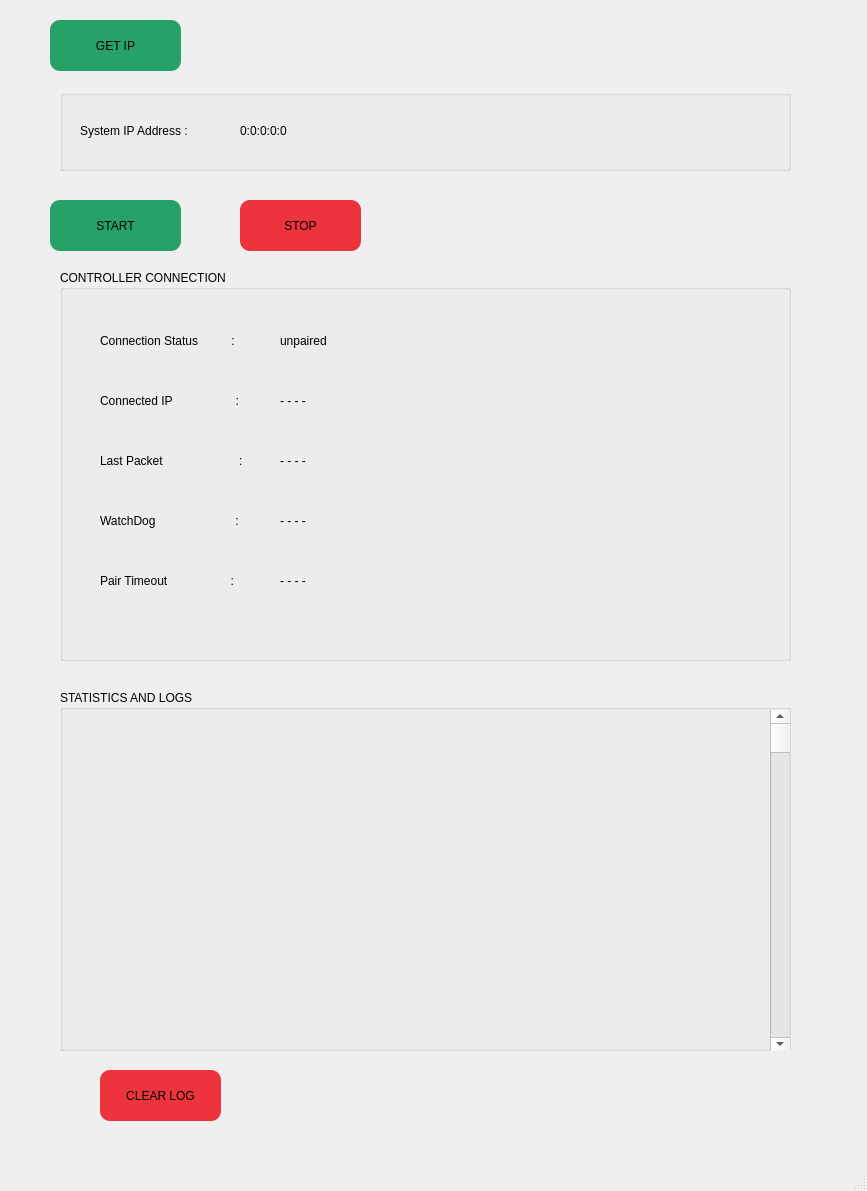
<?xml version="1.0" encoding="UTF-8"?>
<ui version="4.0">
 <class>MainWindow</class>
 <widget class="QMainWindow" name="MainWindow">
  <property name="geometry">
   <rect>
    <x>0</x>
    <y>0</y>
    <width>867</width>
    <height>1191</height>
   </rect>
  </property>
  <property name="windowTitle">
   <string>MainWindow</string>
  </property>
  <widget class="QWidget" name="centralwidget">
   <widget class="QPushButton" name="systemStart">
    <property name="geometry">
     <rect>
      <x>50</x>
      <y>200</y>
      <width>131</width>
      <height>51</height>
     </rect>
    </property>
    <property name="styleSheet">
     <string notr="true">background-color:rgb(38, 162, 105);
border-radius: 10px;</string>
    </property>
    <property name="text">
     <string>START</string>
    </property>
   </widget>
   <widget class="QPushButton" name="systemStop">
    <property name="geometry">
     <rect>
      <x>240</x>
      <y>200</y>
      <width>121</width>
      <height>51</height>
     </rect>
    </property>
    <property name="styleSheet">
     <string notr="true">background-color:rgb(237, 51, 59);
border-radius: 10px;</string>
    </property>
    <property name="text">
     <string>STOP</string>
    </property>
   </widget>
   <widget class="QGroupBox" name="groupBox">
    <property name="geometry">
     <rect>
      <x>60</x>
      <y>90</y>
      <width>731</width>
      <height>81</height>
     </rect>
    </property>
    <property name="title">
     <string/>
    </property>
    <widget class="QLabel" name="label">
     <property name="geometry">
      <rect>
       <x>20</x>
       <y>20</y>
       <width>151</width>
       <height>41</height>
      </rect>
     </property>
     <property name="text">
      <string>System IP Address :</string>
     </property>
    </widget>
    <widget class="QLabel" name="SystemIPLabel">
     <property name="geometry">
      <rect>
       <x>180</x>
       <y>20</y>
       <width>281</width>
       <height>41</height>
      </rect>
     </property>
     <property name="text">
      <string>0:0:0:0:0</string>
     </property>
    </widget>
   </widget>
   <widget class="QPushButton" name="get_IP">
    <property name="geometry">
     <rect>
      <x>50</x>
      <y>20</y>
      <width>131</width>
      <height>51</height>
     </rect>
    </property>
    <property name="styleSheet">
     <string notr="true">background-color:rgb(38, 162, 105);
border-radius: 10px;</string>
    </property>
    <property name="text">
     <string>GET IP</string>
    </property>
   </widget>
   <widget class="QGroupBox" name="Box_Controller">
    <property name="geometry">
     <rect>
      <x>60</x>
      <y>270</y>
      <width>731</width>
      <height>391</height>
     </rect>
    </property>
    <property name="title">
     <string>CONTROLLER CONNECTION</string>
    </property>
    <widget class="QLabel" name="label_2">
     <property name="geometry">
      <rect>
       <x>40</x>
       <y>50</y>
       <width>201</width>
       <height>41</height>
      </rect>
     </property>
     <property name="text">
      <string>Connection Status          :</string>
     </property>
    </widget>
    <widget class="QLabel" name="label_3">
     <property name="geometry">
      <rect>
       <x>40</x>
       <y>110</y>
       <width>201</width>
       <height>41</height>
      </rect>
     </property>
     <property name="text">
      <string>Connected IP                   :</string>
     </property>
    </widget>
    <widget class="QLabel" name="label_4">
     <property name="geometry">
      <rect>
       <x>40</x>
       <y>170</y>
       <width>201</width>
       <height>41</height>
      </rect>
     </property>
     <property name="text">
      <string>Last Packet                       :</string>
     </property>
    </widget>
    <widget class="QLabel" name="label_5">
     <property name="geometry">
      <rect>
       <x>40</x>
       <y>230</y>
       <width>201</width>
       <height>41</height>
      </rect>
     </property>
     <property name="text">
      <string>WatchDog                        : </string>
     </property>
    </widget>
    <widget class="QLabel" name="label_6">
     <property name="geometry">
      <rect>
       <x>40</x>
       <y>290</y>
       <width>201</width>
       <height>41</height>
      </rect>
     </property>
     <property name="text">
      <string>Pair Timeout                   :</string>
     </property>
    </widget>
    <widget class="QLabel" name="connectionStatusLabel">
     <property name="geometry">
      <rect>
       <x>220</x>
       <y>50</y>
       <width>191</width>
       <height>41</height>
      </rect>
     </property>
     <property name="text">
      <string>unpaired</string>
     </property>
    </widget>
    <widget class="QLabel" name="ConnectedIPLabel">
     <property name="geometry">
      <rect>
       <x>220</x>
       <y>110</y>
       <width>191</width>
       <height>41</height>
      </rect>
     </property>
     <property name="text">
      <string>- - - - </string>
     </property>
    </widget>
    <widget class="QLabel" name="lastPacketLabel">
     <property name="geometry">
      <rect>
       <x>220</x>
       <y>170</y>
       <width>191</width>
       <height>41</height>
      </rect>
     </property>
     <property name="text">
      <string>- - - -</string>
     </property>
    </widget>
    <widget class="QLabel" name="watchDogLabel">
     <property name="geometry">
      <rect>
       <x>220</x>
       <y>230</y>
       <width>191</width>
       <height>41</height>
      </rect>
     </property>
     <property name="text">
      <string>- - - - </string>
     </property>
    </widget>
    <widget class="QLabel" name="pairTimeoutLabel">
     <property name="geometry">
      <rect>
       <x>220</x>
       <y>290</y>
       <width>191</width>
       <height>41</height>
      </rect>
     </property>
     <property name="text">
      <string>- - - -</string>
     </property>
    </widget>
   </widget>
   <widget class="QGroupBox" name="Box_Logs">
    <property name="geometry">
     <rect>
      <x>60</x>
      <y>690</y>
      <width>731</width>
      <height>361</height>
     </rect>
    </property>
    <property name="title">
     <string>STATISTICS AND LOGS</string>
    </property>
    <widget class="QScrollBar" name="verticalScrollBar">
     <property name="geometry">
      <rect>
       <x>710</x>
       <y>20</y>
       <width>20</width>
       <height>341</height>
      </rect>
     </property>
     <property name="orientation">
      <enum>Qt::Orientation::Vertical</enum>
     </property>
    </widget>
   </widget>
   <widget class="QPushButton" name="clearLogBtn">
    <property name="geometry">
     <rect>
      <x>100</x>
      <y>1070</y>
      <width>121</width>
      <height>51</height>
     </rect>
    </property>
    <property name="styleSheet">
     <string notr="true">background-color:rgb(237, 51, 59);
border-radius: 10px;</string>
    </property>
    <property name="text">
     <string>CLEAR LOG</string>
    </property>
   </widget>
  </widget>
  <widget class="QMenuBar" name="menubar">
   <property name="geometry">
    <rect>
     <x>0</x>
     <y>0</y>
     <width>867</width>
     <height>23</height>
    </rect>
   </property>
  </widget>
  <widget class="QStatusBar" name="statusbar"/>
 </widget>
 <resources/>
 <connections/>
</ui>
